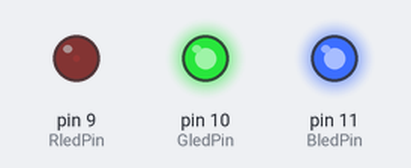
A sketch run on a simulated Arduino Uno, built with avr-gcc and run on an emulated ATmega328P. Parts: output pins drawn as LEDs (lit = HIGH).

Above: at 0.05 s.
At 1.05 s:
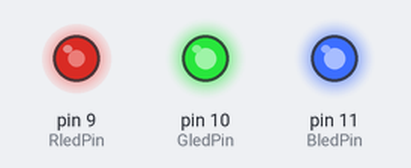
At 2.1 s:
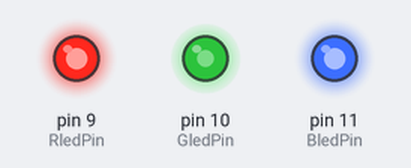
At 4.45 s:
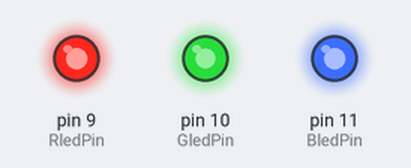
At 6.65 s:
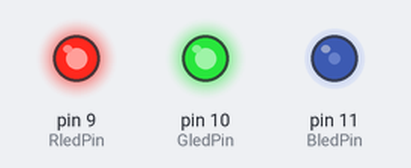
At 8.85 s:
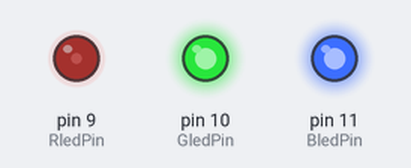
Timing chart, 0 to 11.9 s (numbered marks = the images above):
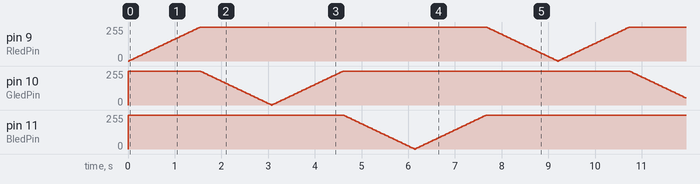

The sketch:

oct7practice4.ino
```cpp
const int RledPin = 9;
const int GledPin = 10;
const int BledPin = 11;      // the PWM pin the LED is attached to
int brightness = 0;  // how bright the LED is
int fadeAmount = 5;  // how many points to fade the LED by
int ledcolor = 0;

// the setup routine runs once when you press reset:
void setup() {
  pinMode(RledPin, OUTPUT);
  pinMode(GledPin, OUTPUT);
  pinMode(BledPin, OUTPUT);
}

// the loop routine runs over and over again forever:
void loop() {

  if(ledcolor == 0) {
    analogWrite(RledPin, brightness);
    analogWrite(GledPin, 255);
    analogWrite(BledPin, 255);
  }
  if(ledcolor == 1) {
    analogWrite(RledPin, 255);
    analogWrite(GledPin, brightness);
    analogWrite(BledPin, 255);
  }
  if(ledcolor == 2) {
    analogWrite(RledPin, 255);
    analogWrite(GledPin, 255);
    analogWrite(BledPin, brightness);
  }

  brightness = brightness + fadeAmount;

  if (brightness <= 0 || brightness >= 255) {
    fadeAmount = -fadeAmount;
    if(brightness >= 255) {
      ledcolor = ledcolor + 1;
      if(ledcolor > 2)
        ledcolor = 0;
    }
  }

  // wait for 30 milliseconds to see the dimming effect
  delay(30);
}
```
